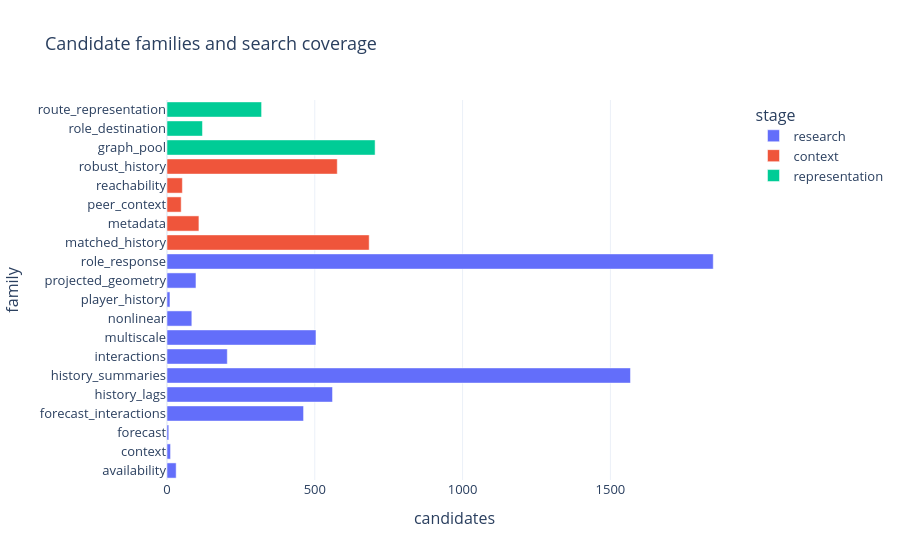

Here is the notebook cell this chart was saved with:
### Markdown cell above
## 4 · Broad feature coverage with explicit prediction-time boundaries

The catalogs cover motion, landing geometry, lags, multiscale trends and volatility, robust path distributions, matched opponent/receiver histories, relative ranks, nonlinear and role-conditioned crosses, arrival feasibility, geometric player-set pools, role-specific destinations, and training-only route representations.

Player/role residual histories use **strictly earlier game dates**: the entire current date is excluded, smoothing supports sparse players, and evaluation histories are frozen from training. Route components and prototypes are fitted separately inside each training fold. Post-throw coordinates, future game results, full-season target averages, and unverified external ratings cannot enter prediction inputs.

### Code cell
if research:
    families = pd.DataFrame(research["families"])
    display(families[["stage", "family", "candidates", "nonconstant", "constant_or_near_constant"]])
    display(
        Markdown(
            f"**{research['candidate_features']:,} candidates; "
            f"{int(families.nonconstant.sum()):,} nonconstant** on development-training rows. "
            "Eligibility alone does not prove predictive value."
        )
    )
    interactive(
        px.bar(
            families,
            x="candidates",
            y="family",
            color="stage",
            orientation="h",
            title="Candidate families and search coverage",
        )
    )
    display(
        pd.DataFrame(
            [
                {
                    "stage": row["stage"],
                    "model": row["model"],
                    "all_three_folds": len(row["all_three_folds"]),
                    "any_fold": row["selected_in_any_fold"],
                    "pairwise_jaccard": row["pairwise_jaccard"],
                }
                for row in research["stability"]
            ]
        )
    )

### Figure 1 — Plotly figure (JSON) as saved in the notebook; plotly's stock layout.template omitted (floating-point values rounded to 4 significant figures)
{"data": [{"hovertemplate": "stage=research<br>candidates=%{x}<br>family=%{y}<extra></extra>", "legendgroup": "research", "marker": {"color": "#636efa", "pattern": {"shape": ""}}, "name": "research", "orientation": "h", "showlegend": true, "textposition": "auto", "type": "bar", "x": [31, 12, 6, 462, 560, 1568, 204, 504, 84, 10, 98, 1848], "xaxis": "x", "y": ["availability", "context", "forecast", "forecast_interactions", "history_lags", "history_summaries", "interactions", "multiscale", "nonlinear", "player_history", "projected_geometry", "role_response"], "yaxis": "y"}, {"hovertemplate": "stage=context<br>candidates=%{x}<br>family=%{y}<extra></extra>", "legendgroup": "context", "marker": {"color": "#EF553B", "pattern": {"shape": ""}}, "name": "context", "orientation": "h", "showlegend": true, "textposition": "auto", "type": "bar", "x": [684, 108, 48, 52, 576], "xaxis": "x", "y": ["matched_history", "metadata", "peer_context", "reachability", "robust_history"], "yaxis": "y"}, {"hovertemplate": "stage=representation<br>candidates=%{x}<br>family=%{y}<extra></extra>", "legendgroup": "representation", "marker": {"color": "#00cc96", "pattern": {"shape": ""}}, "name": "representation", "orientation": "h", "showlegend": true, "textposition": "auto", "type": "bar", "x": [704, 120, 320], "xaxis": "x", "y": ["graph_pool", "role_destination", "route_representation"], "yaxis": "y"}], "layout": {"barmode": "relative", "font": {"size": 13}, "legend": {"title": {"text": "stage"}, "tracegroupgap": 0}, "title": {"text": "Candidate families and search coverage"}, "xaxis": {"anchor": "y", "domain": [0.0, 1.0], "title": {"text": "candidates"}}, "yaxis": {"anchor": "x", "domain": [0.0, 1.0], "title": {"text": "family"}}}}
